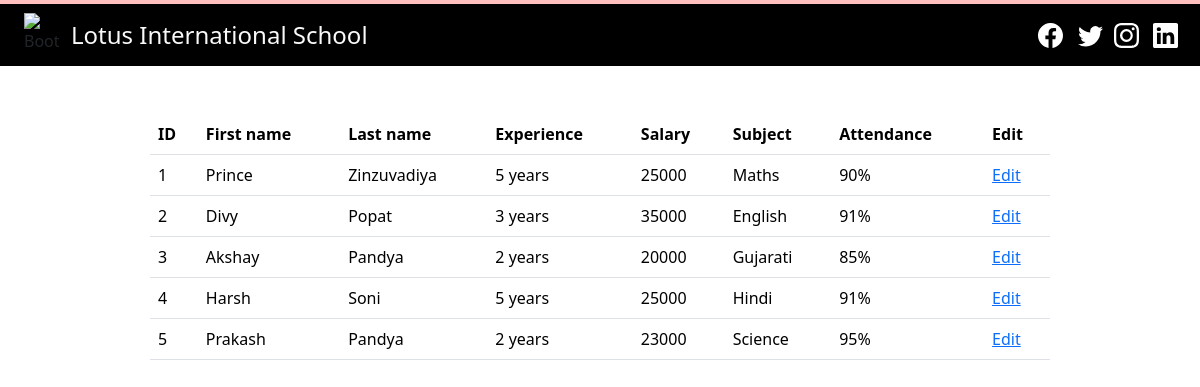
/editfaculty/, run on the app's committed database.
### InfoAPP/models.py (models this page shows)
class faculty(models.Model):
    firstname=models.CharField(max_length=20)
    lastname=models.CharField(max_length=20)
    username=models.EmailField()
    password=models.CharField(max_length=20)
    experience=models.CharField(max_length=20)
    salary=models.IntegerField()
    subject=models.CharField(max_length=20)
    attendance=models.CharField(max_length=20)

### InfoAPP/views.py (the view)
# urls.py: path('editfaculty/', views.editfaculty),
def editfaculty(request):
    if request.method=='GET':
        fdata=faculty.objects.all()
        serial=facultyserializers(fdata, many=True)
        return render (request, 'editfaculty.html', {'fdata':serial.data})
    else:
        return Response (status=status.HTTP_403_FORBIDDEN)

### templates/editfaculty.html (shortened to what this page needs)
<!DOCTYPE html>
<html lang="en">
  <head>
    <link
      href="https://cdn.jsdelivr.net/npm/bootstrap@5.3.2/dist/css/bootstrap.min.css"
      rel="stylesheet"
    />
    {% load static %}
  </head>
  <body style="overflow-x: hidden;">
    <nav class="navbar navbar-expand-lg bg-black ">
      <img src="/static/image/logo.png" alt="Bootstrap" width="35" height="38" style="margin-left: 2%; margin-top: -0.5%;">
      <div class="container-fluid">
        <a class="navbar-brand text-light fs-4 "  href="#">Lotus International School</a>
        <div>
          <a href="https://www.facebook.com/" style="color: white; margin-right: 10px;"></a>
          <a href="https://in.linkedin.com/?original_referer=https%3A%2F%2Fwww.google.com%2F" style="color: white; margin-right: 7px;"></a>
          <a href="https://www.instagram.com/" style="color: white; margin-right: 10px;"></a>
          <a href="https://twitter.com/" style="color: white; margin-right: 10px;"></a>
        </div>
      </div>
    </nav>
   <table class="table table-hover w-75 mx-auto my-5 ">
    <thead>
      <tr>
        <th scope="col">ID</th>
        <th scope="col">First name</th>
        <th scope="col">Last name</th>
        <th scope="col">Experience</th>
        <th scope="col">Salary</th>
        <th scope="col">Subject</th>
        <th scope="col">Attendance</th>
        <th scope="col">Edit</th>
      </tr>
    </thead>
    <tbody>
        {% for i in fdata %}
      <tr>
        <td scope="row">{{i.id}}</td>
        <td scope="row">{{i.firstname}}</td>
        <td scope="row">{{i.lastname}}</td>
        <td scope="row">{{i.experience}}</td>
        <td scope="row">{{i.salary}}</td>
        <td scope="row">{{i.subject}}</td>
        <td scope="row">{{i.attendance}}</td>
        <td><a href="/editfacultyid/{{i.id}}">Edit</a></td>
      </tr>
      {% endfor %}
    </tbody>
  </table>
  </body>
</html>

### data on the page
faculty: firstname "Prince", lastname "Zinzuvadiya", experience "5 years", subject "Maths", attendance "90%"
faculty: firstname "Divy", lastname "Popat", experience "3 years", subject "English", attendance "91%"
faculty: firstname "Akshay", lastname "Pandya", experience "2 years", subject "Gujarati", attendance "85%"
faculty: firstname "Harsh", lastname "Soni", experience "5 years", subject "Hindi", attendance "91%"
faculty: firstname "Prakash", lastname "Pandya", experience "2 years", subject "Science", attendance "95%"

### other printed values
{{ i.id }} "1" "2" "3" "4" "5"
{{ i.salary }} "25000" "35000" "20000" "25000" "23000"
